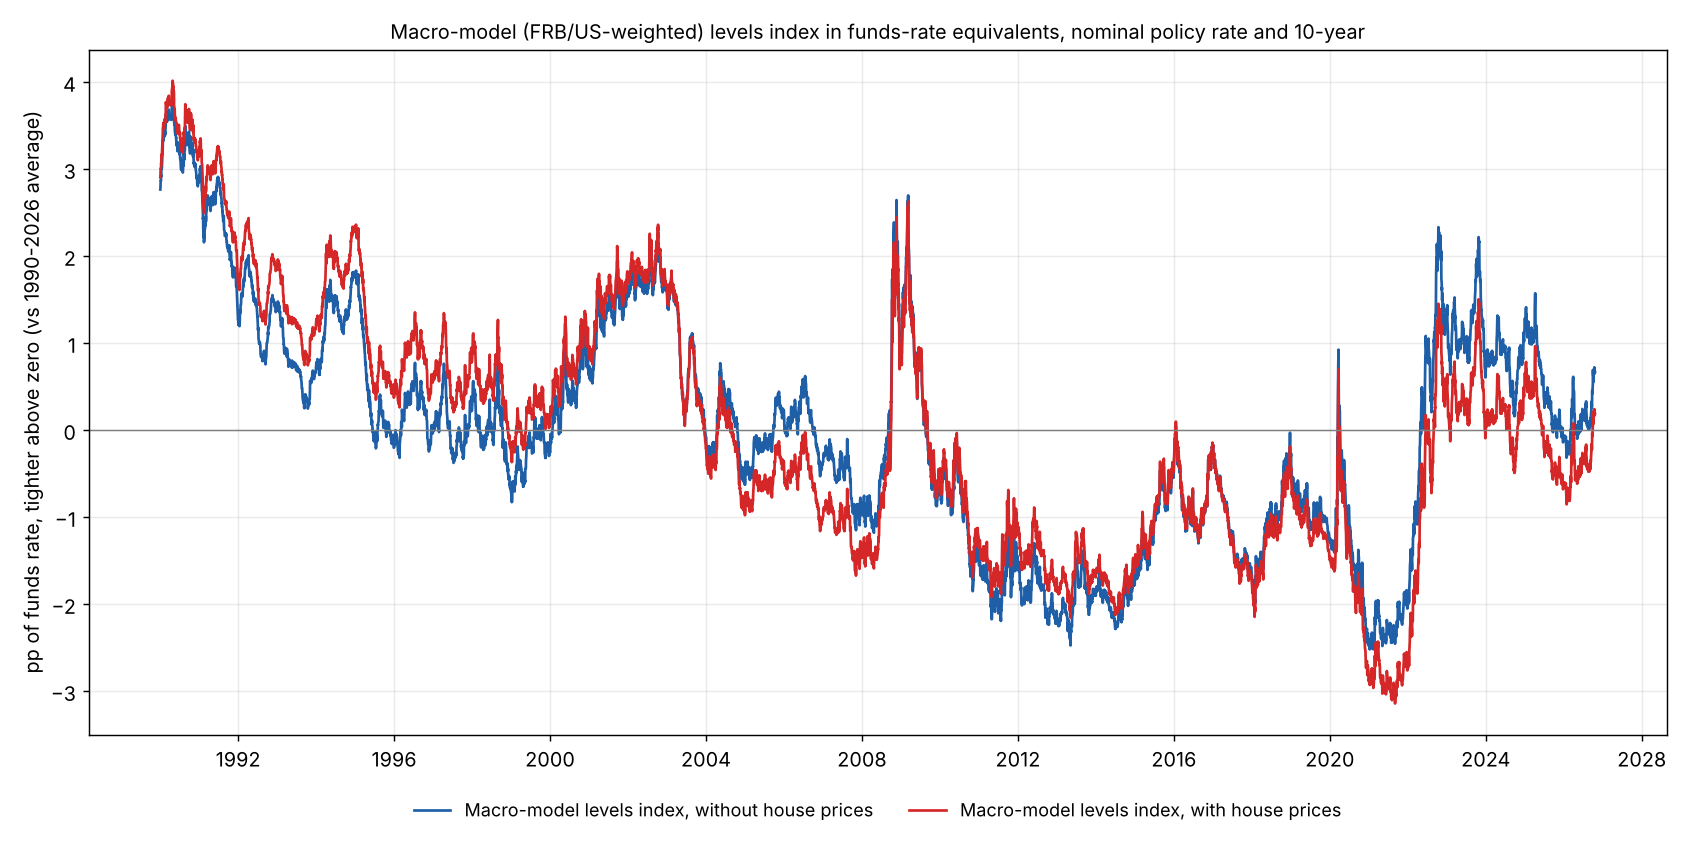

Reproduce this figure in Python.
"""
Macro-model levels index: financial variables weighted by FRB/US funds-rate equivalents (q4), levels relative to the 1990-2026 average, in pp of funds rate (tighter above zero).
Replaces the "MS-style" label (no direct source for that index; this is our own construction); oil is dropped.
Variables and weights (frbus_sensitivities.csv and frbus_sensitivities_ext.csv, q4):
    policy rate (DFF; short end)   0.009 per pp (direct effect, VAR expectations held fixed; --withexp uses 0.242, which includes the funds rate's role in the expectations VAR)          10-year Treasury (parallel curve)  0.570 per pp
    mortgage spread (PMMS 30-yr less 10-yr)  0.416 per pp   BBB spread (ICE BofA/Baa)  0.127 per pp
    equities (100 ln CAPE)  -0.032 per %           real dollar (100 ln)  0.100 per %
    house prices (100 ln of the house price to rent ratio: Zillow ZHVI, Case-Shiller before 2000, over CPI owners' equivalent rent CUSR0000SEHC; monthly, carried within the month)  -0.029 per %
        [version "with house prices" only; the ratio is the stationary analogue of CAPE and is the variable in the FRB/US house-price equation. In raw levels the house price index trends so strongly
         that it contributes about -2.2 pp today and swamps everything else; --rawhp uses it]
Two versions: without and with house prices. --real10: the policy rate and 10-year are real (each less Cleveland Fed 10-year expected inflation).
Usage: python experimental/ms_fci/macro_model_levels.py [--real10] [--rawhp] [--withexp]
Outputs: macro_model_levels_daily[_real10].csv, macro_model_levels[_real10].png
"""
import os, sys
import numpy as np, pandas as pd

HERE = os.path.dirname(os.path.abspath(__file__))
ROOT = os.path.dirname(os.path.dirname(HERE))
sys.path.insert(0, os.path.join(ROOT, "experimental", "path_fci"))
import path_fci as P
import fcig_replicate as R

REAL = "--real10" in sys.argv


def components(real=False, withexp=False, rawhp=False, verbose=True):
    """Daily contributions by variable (pp of funds rate, demeaned over 1990-2026); also returns the build data (X, G)."""
    P.L.REAL10 = real; P.L.RSTAR = False
    X, G = P.L.build()
    base = pd.read_csv(os.path.join(HERE, "frbus_sensitivities.csv"), index_col=0)["ffr_eq_q4"]
    ext = pd.read_csv(os.path.join(HERE, "frbus_sensitivities_ext.csv"), index_col=0)["ffr_eq_q4"]
    W = {"policy rate": ext["rshort" if withexp else "rshort_direct"], "10-year": base["rg10"], "mortgage spread": ext["rme"], "BBB spread": base["rbbbp"], "equities": -base["req"], "dollar": base["fpxr"], "house prices": ext["phouse"]}
    if verbose: print("weights (pp of funds rate per unit, q4): " + ", ".join(f"{k} {v:+.3f}" for k, v in W.items()))
    idx = X.index
    mort = R.fred("MORTGAGE30US").reindex(idx, method="ffill")
    spread = mort - G.x_y10.reindex(idx)
    hp = np.log(R.splice_level(R.zillow(), R.fred("CSUSHPISA")))
    if not rawhp:
        oer = np.log(P.L.get("CUSR0000SEHC"))
        hp = hp - oer.reindex(hp.index.union(oer.index)).sort_index().ffill().reindex(hp.index)       # price-to-rent ratio
    hp = hp.reindex(idx.union(hp.index)).sort_index().ffill().reindex(idx) * 100          # stepped monthly, carried within the month
    einf = X.einf if real else 0.0
    comp = pd.DataFrame({
        "policy rate": W["policy rate"] * (X.ffr - einf), "10-year": W["10-year"] * X.y10, "mortgage spread": W["mortgage spread"] * spread,
        "BBB spread": W["BBB spread"] * X.bbb, "equities": W["equities"] * 100 * X.lncape, "dollar": W["dollar"] * 100 * X.lnrusd,
        "house prices": W["house prices"] * hp}).dropna()
    comp = comp - comp.mean()
    return comp, X, G


def main():
    comp, X, G = components(REAL, "--withexp" in sys.argv, "--rawhp" in sys.argv)
    A = comp.drop(columns="house prices").sum(axis=1)
    B = comp.sum(axis=1)
    out = pd.DataFrame({"without house prices": A, "with house prices": B})
    tag = ("_real10" if REAL else "") + ("_rawhp" if "--rawhp" in sys.argv else "") + ("_withexp" if "--withexp" in sys.argv else "")
    out.to_csv(os.path.join(HERE, f"macro_model_levels_daily{tag}.csv"), float_format="%.4f", index_label="date")
    print(f"\n{'real' if REAL else 'nominal'} versions. sd of level: {out.std().round(2).to_dict()}; daily-change sd {out.diff().std().round(3).to_dict()}; corr of the two (levels {out.corr().iloc[0, 1]:.3f}, daily changes {out.diff().corr().iloc[0, 1]:.3f})")
    print("latest:", out.iloc[-1].round(2).to_dict(), "on", out.index[-1].date())
    grp = {"rates": ["policy rate", "10-year", "mortgage spread", "BBB spread"], "equities": ["equities"], "dollar": ["dollar"], "other (house prices)": ["house prices"]}
    me = comp.resample("ME").last()
    rows = []
    for lab, d0 in (("latest", None), ("chg since 27 Feb 2026", "2026-02-27"), ("chg since 27 Aug 2026", "2026-08-27")):
        v = comp.iloc[-1] if d0 is None else comp.iloc[-1] - comp.loc[:d0].iloc[-1]
        rows.append(dict(window=lab, **{g: round(float(v[c].sum()), 2) for g, c in grp.items()}, total_without_hp=round(float(v.drop("house prices").sum()), 2), total_with_hp=round(float(v.sum()), 2)))
    print(pd.DataFrame(rows).to_string(index=False))
    print("\nbreakdown latest by variable:", comp.iloc[-1].round(2).to_dict())
    # comparison with the other indexes (monthly)
    f3 = pd.read_csv(os.path.join(ROOT, "raw", "fed_monthly_3yr.csv"), parse_dates=["date"]).set_index("date").iloc[:, 0]
    f3.index = f3.index.to_period("M")
    gs = (G.fci - G.fci.mean()).resample("ME").last(); gs.index = gs.index.to_period("M")
    mo = out.resample("ME").last(); mo.index = mo.index.to_period("M")
    cmp = pd.concat([mo, (f3 / 0.4525).rename("FCI-G (output yardstick)"), (gs * 0.95).rename("GS (NS conversion)")], axis=1).dropna()
    print("\nmonthly corr of levels:\n", cmp.corr().round(2).to_string())
    print("12-month changes:\n", cmp.diff(12).corr().round(2).to_string())
    import matplotlib
    matplotlib.use("Agg")
    import matplotlib.pyplot as plt
    fig, ax = plt.subplots(figsize=(13, 6.5))
    ax.plot(out.index, out["without house prices"], color="#1f5fa8", lw=1.5, label="Macro-model levels index, without house prices")
    ax.plot(out.index, out["with house prices"], color="#d62728", lw=1.5, label="Macro-model levels index, with house prices")
    ax.axhline(0, color="gray", lw=0.8); ax.grid(alpha=0.25); ax.tick_params(labelsize=11)
    ax.set_ylabel("pp of funds rate, tighter above zero (vs 1990-2026 average)", fontsize=11)
    ax.set_title(f"Macro-model (FRB/US-weighted) levels index in funds-rate equivalents, {'real' if REAL else 'nominal'} policy rate and 10-year", fontsize=11)
    ax.legend(loc="upper center", bbox_to_anchor=(0.5, -0.07), ncol=2, fontsize=10, frameon=False)
    fig.tight_layout(); fig.savefig(os.path.join(HERE, f"macro_model_levels{tag}.png"), dpi=130)


if __name__ == "__main__":
    main()
